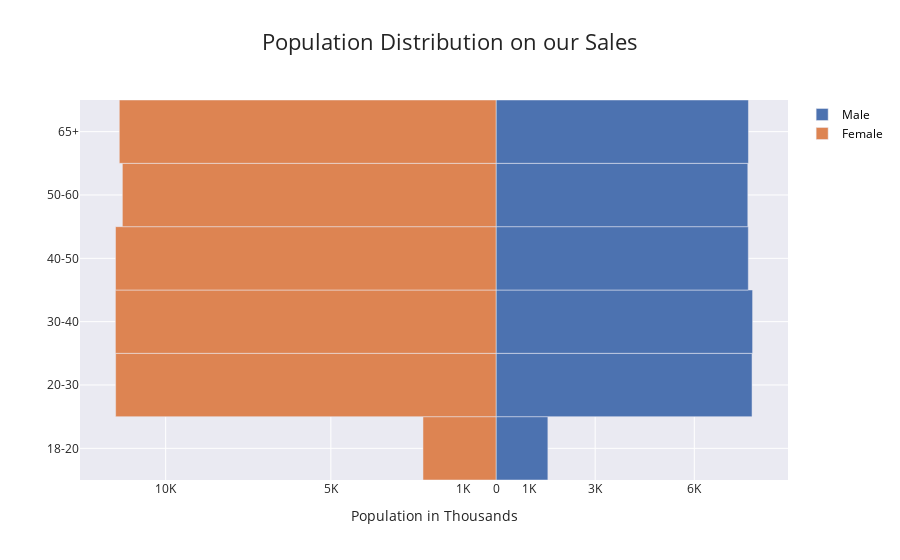

Source (notebook cell):
### Code cell
plt.figure(figsize=(6, 4))
y_age = pyramid_age['age_distribution']
x_M = pyramid_age['Male']
x_F = pyramid_age['Female'] * -1

# Creating instance of the figure
fig = go.Figure()

# Adding Male data to the figure
fig.add_trace(go.Bar(y= y_age, x = x_M, 
                     name = 'Male', 
                     orientation = 'h'))

# Adding Female data to the figure
fig.add_trace(go.Bar(y = y_age, x = x_F,
                     name = 'Female', orientation = 'h'))

# Updating the layout for our graph
fig.update_layout(
    title = 'Population Distribution on our Sales',
    title_font_size = 22, barmode = 'relative',
    bargap = 0.0, bargroupgap = 0,
    xaxis = dict(tickvals = [-10000, -5000, -1000,
                             0, 1000, 3000, 6000],
                                
    ticktext = ['10K', '5K', '1K', '0', 
                '1K', '3K', '6K'],
                                
    title = 'Population in Thousands',
    title_font_size = 14),
    
    legend=dict(bgcolor = 'white', font = dict(color='black')
    )
)

fig.update_layout(template = 'seaborn')

fig.show()

### Figure 1 — Plotly figure (JSON) as saved in the notebook; plotly's stock layout.template omitted (floating-point values rounded to 4 significant figures)
{"data": [{"name": "Male", "orientation": "h", "type": "bar", "x": [1568, 7748, 7765, 7635, 7620, 7639], "y": ["18-20", "20-30", "30-40", "40-50", "50-60", "65+"]}, {"name": "Female", "orientation": "h", "type": "bar", "x": [-2212, -11515, -11522, -11518, -11311, -11404], "y": ["18-20", "20-30", "30-40", "40-50", "50-60", "65+"]}], "layout": {"bargap": 0, "bargroupgap": 0, "barmode": "relative", "legend": {"bgcolor": "white", "font": {"color": "black"}}, "title": {"font": {"size": 22}, "text": "Population Distribution on our Sales"}, "xaxis": {"ticktext": ["10K", "5K", "1K", "0", "1K", "3K", "6K"], "tickvals": [-10000, -5000, -1000, 0, 1000, 3000, 6000], "title": {"font": {"size": 14}, "text": "Population in Thousands"}}}}
